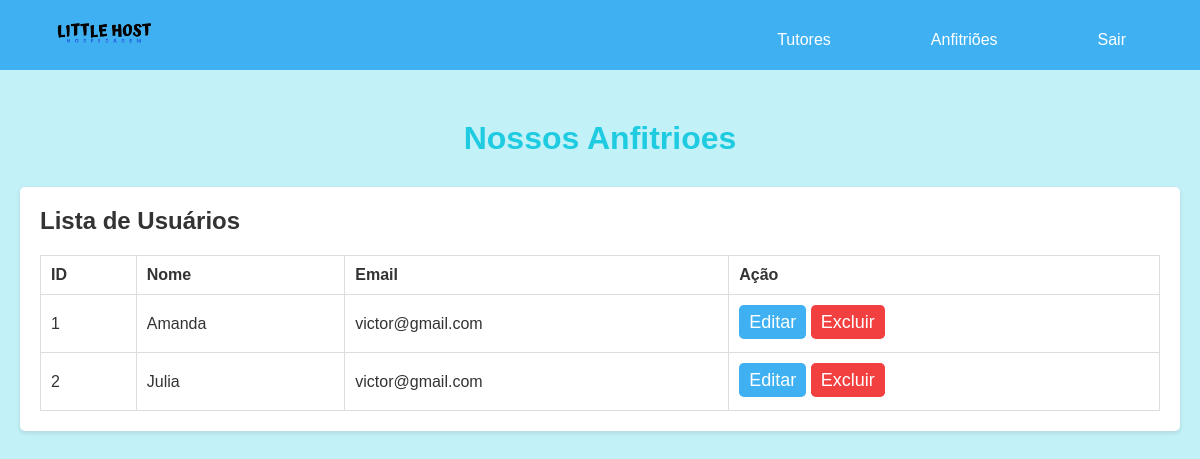
/View/tela-adm2.php (signed in), run on the app's committed database.
### tables this page shows
CREATE TABLE `anfitriao` (
  `cod` int(10) UNSIGNED NOT NULL,
  `nome` varchar(255) NOT NULL,
  `telefone` bigint(13) UNSIGNED NOT NULL,
  `endereco` varchar(255) NOT NULL,
  `cidade` varchar(100) NOT NULL,
  `bairro` varchar(100) NOT NULL,
  `num_casa` varchar(20) NOT NULL,
  `complemento` varchar(50) NOT NULL,
  `cep` bigint(8) UNSIGNED NOT NULL,
  `cpf` bigint(11) UNSIGNED NOT NULL,
  `genero` enum('Feminino','Masculino','Outro') NOT NULL,
  `dt_nasc` date NOT NULL,
  `email` varchar(100) NOT NULL,
  `senha` varchar(8) NOT NULL,
  `imagem_perfil` varchar(50) NOT NULL,
  `imagem_local` varchar(50) NOT NULL,
  `valor_hora` double NOT NULL,
  `preferencias` text NOT NULL
);

### Controllers/AnfitriaoController.php (called while the page is built, shortened)
<?php
require_once("../Models/Anfitriao.php");
class AnfitriaoController{
    private $anfitriao;
    public function __construct()
    {
        $this->anfitriao = new Anfitriao();
    }
    public function listar()
    {
        $result = $this->anfitriao->listar();
        if($result > 0){
            return $result;
        }else{
            echo "<script>alert('Erro ao buscar os anfitrioes');</script>";
            return null;
        }
    }
}
?>

### Models/Conexao.php (called while the page is built, shortened)
<?php
class Conexao{
    private function conexao(){
        $this->mysqli = new mysqli(BD_SERVIDOR, BD_USUARIO , BD_SENHA, BD_BANCO);
    }
}

### Models/Anfitriao.php (called while the page is built, shortened)
<?php
require_once("Conexao.php");
class Anfitriao extends Conexao {
	public function listar(){
		try {
            $stmt = $this->mysqli->query("SELECT * FROM anfitriao");
            $total = mysqli_num_rows($stmt);
            if($total > 0){
				$lista = $stmt->fetch_all(MYSQLI_ASSOC);
				$anfitrioes = array();
				$i = 0;
				foreach ($lista as $l) {
					$anfitrioes[$i]['cod'] = $l['cod'];
					$anfitrioes[$i]['nome'] = $l['nome'];
					$anfitrioes[$i]['email'] = $l['email'];
					$anfitrioes[$i]['senha'] = $l['senha'];
					$anfitrioes[$i]['imagem'] = $l['imagem_perfil'];
					$i++;
				}
                return $anfitrioes;
            }else{
                return 0;
            }
        } catch (Exception $e) {
            echo "<script>alert('Ocorreu um erro ao tentar buscar os anfitrioes: " . $e . "')</script>";
            return 0;
        }
	}
}
?>

### View/tela-adm2.php (the view, shortened to what this page needs)
<?php
    include('../Controllers/AnfitriaoController.php');
?>
<!DOCTYPE html>
<html lang="en">
<head>
    <link rel="stylesheet" href="css/tela-adm.css">
    <link rel="stylesheet" type="text/css" href="css/navFooter.css">
    <link rel="stylesheet" href="css/modal.css">
</head>
<body>
      <?php
        include('layouts/menuadm.php');
    ?>
      <div class="container">
        <h1>Nossos Anfitrioes</h1>
        <main>
          <section class="content">
            <h2>Lista de Usuários</h2>
            <table class="user-table">
              <thead>
                <tr>
                  <th>ID</th>
                  <th>Nome</th>
                  <th>Email</th>
                  <th>Ação</th>
                </tr>
              </thead>
              <tbody>
              <?php
                  $AnfitriaoController = new AnfitriaoController();
                  $anfitrioes = $AnfitriaoController->listar();
                  foreach($anfitrioes as $anfitriao){
                  ?>
                  <tr>
                    <td><?php echo $anfitriao['cod'] ?></td>
                    <td><?php echo $anfitriao['nome'] ?></td>
                    <td><?php echo $anfitriao['email'] ?></td>
                    <td>
                    <?php echo "<a href='EditarAnf.php?id=" . $anfitriao['cod'] . "' class='btn-editar'>Editar</a>"; ?>
                    <label onclick="excluirAnfitriao(<?php echo $anfitriao['cod']; ?>)" class="btn-excluir" for="dialog_state"><i class="icon ion-ios-upload-outline"></i>Excluir</label>
                    </td>
                  </tr>
                <?php
                  }
                ?>
              </tbody>
            </table>
          </section>
        </main>
      </div>
</body>
</html>

### View/css/tela-adm.css (style rules this page uses)
body { margin: 0; padding: 0; font-family: Arial, sans-serif; background-color: #C2F1F7; color: #333; }
.container { max-width: 1200px; margin: 0 auto; padding: 20px; }
h1 { text-align: center; margin: 30px; color: #1ECBE1; }
.btn-editar { background-color: #3fb1f2; padding: 7px 10px; color: #fff; border: none; cursor: pointer; border-radius: 0.3rem; font-size: 18px; margin-bottom: 3rem; transition: 0.3s; }
.btn-excluir { background-color: #f23f3f; padding: 7px 10px; color: #fff; border: none; cursor: pointer; border-radius: 0.3rem; font-size: 18px; margin-bottom: 3rem; transition: 0.3s; }
.content { background-color: #fff; padding: 20px; border-radius: 5px; box-shadow: 0 2px 5px rgba(0, 0, 0, 0.1); margin: 20px auto; max-width: 100%; }
.user-table { width: 100%; border-collapse: collapse; margin-top: 20px; }
.user-table th, .user-table td { padding: 10px; border: 1px solid #ddd; text-align: left; }

### View/css/navFooter.css (style rules this page uses)
* { margin: 0; padding: 0; box-sizing: border-box; font-family: sans-serif; }
:root { --blue: #1970E6; --lightBlue: #3fb1f2; --other-color: #1ECBE1 ; --second-color: blue; --bg-color: #C2F1F7 ; }
a { color: #fff; text-decoration: none; }

### data on the page
anfitriao: cod "1", nome "Amanda", email "victor@gmail.com"
anfitriao: cod "2", nome "Julia", email "victor@gmail.com"
